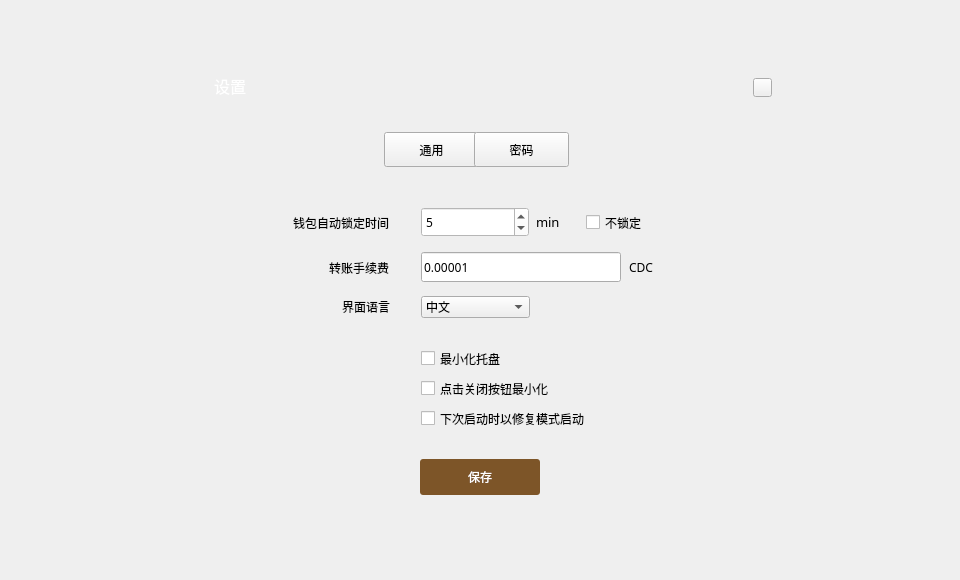
<?xml version="1.0" encoding="UTF-8"?>
<ui version="4.0">
 <class>SetDialog</class>
 <widget class="QDialog" name="SetDialog">
  <property name="geometry">
   <rect>
    <x>0</x>
    <y>0</y>
    <width>960</width>
    <height>580</height>
   </rect>
  </property>
  <property name="font">
   <font>
    <family>微软雅黑</family>
   </font>
  </property>
  <property name="windowTitle">
   <string>Dialog</string>
  </property>
  <property name="styleSheet">
   <string notr="true"/>
  </property>
  <widget class="QWidget" name="widget" native="true">
   <property name="geometry">
    <rect>
     <x>0</x>
     <y>0</y>
     <width>960</width>
     <height>580</height>
    </rect>
   </property>
   <widget class="QWidget" name="containerWidget" native="true">
    <property name="geometry">
     <rect>
      <x>166</x>
      <y>58</y>
      <width>628</width>
      <height>468</height>
     </rect>
    </property>
    <widget class="QLabel" name="label">
     <property name="geometry">
      <rect>
       <x>34</x>
       <y>17</y>
       <width>60</width>
       <height>21</height>
      </rect>
     </property>
     <property name="font">
      <font>
       <family>微软雅黑</family>
       <pointsize>12</pointsize>
       <weight>50</weight>
       <bold>false</bold>
      </font>
     </property>
     <property name="styleSheet">
      <string notr="true">color: rgb(255, 255, 255);</string>
     </property>
     <property name="text">
      <string>设置</string>
     </property>
     <property name="alignment">
      <set>Qt::AlignCenter</set>
     </property>
    </widget>
    <widget class="QToolButton" name="generalBtn">
     <property name="geometry">
      <rect>
       <x>218</x>
       <y>74</y>
       <width>95</width>
       <height>35</height>
      </rect>
     </property>
     <property name="font">
      <font>
       <family>微软雅黑</family>
       <weight>50</weight>
       <bold>false</bold>
      </font>
     </property>
     <property name="cursor">
      <cursorShape>PointingHandCursor</cursorShape>
     </property>
     <property name="styleSheet">
      <string notr="true"/>
     </property>
     <property name="text">
      <string>通用</string>
     </property>
    </widget>
    <widget class="QStackedWidget" name="stackedWidget">
     <property name="geometry">
      <rect>
       <x>0</x>
       <y>130</y>
       <width>628</width>
       <height>338</height>
      </rect>
     </property>
     <property name="currentIndex">
      <number>0</number>
     </property>
     <widget class="QWidget" name="page">
      <widget class="QToolButton" name="saveBtn">
       <property name="geometry">
        <rect>
         <x>254</x>
         <y>271</y>
         <width>120</width>
         <height>36</height>
        </rect>
       </property>
       <property name="font">
        <font>
         <family>微软雅黑</family>
        </font>
       </property>
       <property name="cursor">
        <cursorShape>PointingHandCursor</cursorShape>
       </property>
       <property name="focusPolicy">
        <enum>Qt::NoFocus</enum>
       </property>
       <property name="styleSheet">
        <string notr="true">QToolButton{background-color:rgb(125,85,40);color:#ffffff;border:none;border-radius:3px;}
QToolButton:hover{background-color:rgb(185,150,85);}
</string>
       </property>
       <property name="text">
        <string>保存</string>
       </property>
      </widget>
      <widget class="QLabel" name="label_2">
       <property name="geometry">
        <rect>
         <x>92</x>
         <y>19</y>
         <width>131</width>
         <height>31</height>
        </rect>
       </property>
       <property name="font">
        <font>
         <family>微软雅黑</family>
         <pointsize>9</pointsize>
        </font>
       </property>
       <property name="text">
        <string>钱包自动锁定时间</string>
       </property>
       <property name="alignment">
        <set>Qt::AlignRight|Qt::AlignTrailing|Qt::AlignVCenter</set>
       </property>
      </widget>
      <widget class="QComboBox" name="languageComboBox">
       <property name="geometry">
        <rect>
         <x>255</x>
         <y>108</y>
         <width>109</width>
         <height>22</height>
        </rect>
       </property>
       <property name="font">
        <font>
         <family>微软雅黑</family>
        </font>
       </property>
       <property name="focusPolicy">
        <enum>Qt::NoFocus</enum>
       </property>
       <property name="styleSheet">
        <string notr="true"/>
       </property>
       <item>
        <property name="text">
         <string>中文</string>
        </property>
       </item>
       <item>
        <property name="text">
         <string>English</string>
        </property>
       </item>
      </widget>
      <widget class="QCheckBox" name="nolockCheckBox">
       <property name="geometry">
        <rect>
         <x>420</x>
         <y>24</y>
         <width>101</width>
         <height>21</height>
        </rect>
       </property>
       <property name="font">
        <font>
         <family>微软雅黑</family>
         <pointsize>9</pointsize>
        </font>
       </property>
       <property name="cursor">
        <cursorShape>PointingHandCursor</cursorShape>
       </property>
       <property name="focusPolicy">
        <enum>Qt::NoFocus</enum>
       </property>
       <property name="text">
        <string>不锁定</string>
       </property>
      </widget>
      <widget class="QSpinBox" name="lockTimeSpinBox">
       <property name="geometry">
        <rect>
         <x>255</x>
         <y>19</y>
         <width>108</width>
         <height>30</height>
        </rect>
       </property>
       <property name="font">
        <font>
         <family>微软雅黑</family>
        </font>
       </property>
       <property name="focusPolicy">
        <enum>Qt::StrongFocus</enum>
       </property>
       <property name="styleSheet">
        <string notr="true">background-color: rgb(255, 255, 255);</string>
       </property>
       <property name="readOnly">
        <bool>false</bool>
       </property>
       <property name="minimum">
        <number>0</number>
       </property>
       <property name="maximum">
        <number>60</number>
       </property>
       <property name="value">
        <number>5</number>
       </property>
      </widget>
      <widget class="QLabel" name="label_6">
       <property name="geometry">
        <rect>
         <x>123</x>
         <y>109</y>
         <width>101</width>
         <height>20</height>
        </rect>
       </property>
       <property name="font">
        <font>
         <family>微软雅黑</family>
         <pointsize>9</pointsize>
        </font>
       </property>
       <property name="text">
        <string>界面语言</string>
       </property>
       <property name="alignment">
        <set>Qt::AlignRight|Qt::AlignTrailing|Qt::AlignVCenter</set>
       </property>
      </widget>
      <widget class="QLabel" name="label_3">
       <property name="geometry">
        <rect>
         <x>370</x>
         <y>26</y>
         <width>31</width>
         <height>16</height>
        </rect>
       </property>
       <property name="font">
        <font>
         <family>微软雅黑</family>
         <pointsize>10</pointsize>
        </font>
       </property>
       <property name="text">
        <string>min</string>
       </property>
      </widget>
      <widget class="QCheckBox" name="minimizeCheckBox">
       <property name="geometry">
        <rect>
         <x>255</x>
         <y>160</y>
         <width>171</width>
         <height>21</height>
        </rect>
       </property>
       <property name="font">
        <font>
         <family>微软雅黑</family>
         <pointsize>9</pointsize>
        </font>
       </property>
       <property name="cursor">
        <cursorShape>PointingHandCursor</cursorShape>
       </property>
       <property name="focusPolicy">
        <enum>Qt::NoFocus</enum>
       </property>
       <property name="text">
        <string>最小化托盘</string>
       </property>
      </widget>
      <widget class="QCheckBox" name="closeCheckBox">
       <property name="geometry">
        <rect>
         <x>255</x>
         <y>190</y>
         <width>211</width>
         <height>21</height>
        </rect>
       </property>
       <property name="font">
        <font>
         <family>微软雅黑</family>
         <pointsize>9</pointsize>
        </font>
       </property>
       <property name="cursor">
        <cursorShape>PointingHandCursor</cursorShape>
       </property>
       <property name="focusPolicy">
        <enum>Qt::NoFocus</enum>
       </property>
       <property name="text">
        <string>点击关闭按钮最小化</string>
       </property>
      </widget>
      <widget class="QCheckBox" name="resyncCheckBox">
       <property name="geometry">
        <rect>
         <x>255</x>
         <y>220</y>
         <width>211</width>
         <height>21</height>
        </rect>
       </property>
       <property name="font">
        <font>
         <family>微软雅黑</family>
         <pointsize>9</pointsize>
        </font>
       </property>
       <property name="cursor">
        <cursorShape>PointingHandCursor</cursorShape>
       </property>
       <property name="focusPolicy">
        <enum>Qt::NoFocus</enum>
       </property>
       <property name="text">
        <string>下次启动时以修复模式启动</string>
       </property>
      </widget>
      <widget class="QLabel" name="label_4">
       <property name="geometry">
        <rect>
         <x>92</x>
         <y>64</y>
         <width>131</width>
         <height>31</height>
        </rect>
       </property>
       <property name="font">
        <font>
         <family>微软雅黑</family>
         <pointsize>9</pointsize>
        </font>
       </property>
       <property name="text">
        <string>转账手续费</string>
       </property>
       <property name="alignment">
        <set>Qt::AlignRight|Qt::AlignTrailing|Qt::AlignVCenter</set>
       </property>
      </widget>
      <widget class="QLabel" name="unitLabel2">
       <property name="geometry">
        <rect>
         <x>463</x>
         <y>71</y>
         <width>150</width>
         <height>16</height>
        </rect>
       </property>
       <property name="font">
        <font>
         <family>微软雅黑</family>
        </font>
       </property>
       <property name="styleSheet">
        <string notr="true"/>
       </property>
       <property name="text">
        <string>CDC</string>
       </property>
      </widget>
      <widget class="QLineEdit" name="feeLineEdit">
       <property name="geometry">
        <rect>
         <x>255</x>
         <y>64</y>
         <width>200</width>
         <height>30</height>
        </rect>
       </property>
       <property name="cursor">
        <cursorShape>IBeamCursor</cursorShape>
       </property>
       <property name="contextMenuPolicy">
        <enum>Qt::DefaultContextMenu</enum>
       </property>
       <property name="text">
        <string>0.00001</string>
       </property>
       <property name="maxLength">
        <number>20</number>
       </property>
       <property name="readOnly">
        <bool>false</bool>
       </property>
      </widget>
     </widget>
     <widget class="QWidget" name="page_2">
      <widget class="QLineEdit" name="newPwdLineEdit">
       <property name="geometry">
        <rect>
         <x>245</x>
         <y>74</y>
         <width>195</width>
         <height>30</height>
        </rect>
       </property>
       <property name="font">
        <font>
         <family>微软雅黑</family>
        </font>
       </property>
       <property name="contextMenuPolicy">
        <enum>Qt::DefaultContextMenu</enum>
       </property>
       <property name="echoMode">
        <enum>QLineEdit::Password</enum>
       </property>
      </widget>
      <widget class="QLineEdit" name="confirmPwdLineEdit">
       <property name="geometry">
        <rect>
         <x>245</x>
         <y>129</y>
         <width>195</width>
         <height>30</height>
        </rect>
       </property>
       <property name="font">
        <font>
         <family>微软雅黑</family>
        </font>
       </property>
       <property name="contextMenuPolicy">
        <enum>Qt::DefaultContextMenu</enum>
       </property>
       <property name="echoMode">
        <enum>QLineEdit::Password</enum>
       </property>
      </widget>
      <widget class="QToolButton" name="confirmBtn">
       <property name="geometry">
        <rect>
         <x>254</x>
         <y>214</y>
         <width>120</width>
         <height>36</height>
        </rect>
       </property>
       <property name="font">
        <font/>
       </property>
       <property name="cursor">
        <cursorShape>PointingHandCursor</cursorShape>
       </property>
       <property name="focusPolicy">
        <enum>Qt::NoFocus</enum>
       </property>
       <property name="styleSheet">
        <string notr="true">QToolButton{background-color:rgb(105,67,155);color:#ffffff;border:none;border-radius:3px;}
QToolButton:hover{background-color:rgb(125,87,180);}
QToolButton:disabled{background-color:#cecece;}</string>
       </property>
       <property name="text">
        <string>保存</string>
       </property>
      </widget>
      <widget class="QLabel" name="label_7">
       <property name="geometry">
        <rect>
         <x>160</x>
         <y>134</y>
         <width>61</width>
         <height>16</height>
        </rect>
       </property>
       <property name="font">
        <font>
         <family>微软雅黑</family>
         <stylestrategy>PreferDefault</stylestrategy>
        </font>
       </property>
       <property name="text">
        <string>再次输入：</string>
       </property>
       <property name="alignment">
        <set>Qt::AlignRight|Qt::AlignTrailing|Qt::AlignVCenter</set>
       </property>
      </widget>
      <widget class="QLabel" name="tipLabel3">
       <property name="geometry">
        <rect>
         <x>450</x>
         <y>24</y>
         <width>151</width>
         <height>16</height>
        </rect>
       </property>
       <property name="styleSheet">
        <string notr="true">color: rgb(255, 0, 0);</string>
       </property>
       <property name="text">
        <string/>
       </property>
      </widget>
      <widget class="QLabel" name="label_8">
       <property name="geometry">
        <rect>
         <x>160</x>
         <y>24</y>
         <width>61</width>
         <height>16</height>
        </rect>
       </property>
       <property name="font">
        <font>
         <family>微软雅黑</family>
         <stylestrategy>PreferDefault</stylestrategy>
        </font>
       </property>
       <property name="text">
        <string>旧密码：</string>
       </property>
       <property name="alignment">
        <set>Qt::AlignRight|Qt::AlignTrailing|Qt::AlignVCenter</set>
       </property>
      </widget>
      <widget class="QLabel" name="tipLabel2">
       <property name="geometry">
        <rect>
         <x>450</x>
         <y>134</y>
         <width>151</width>
         <height>16</height>
        </rect>
       </property>
       <property name="styleSheet">
        <string notr="true">color: rgb(255, 0, 0);</string>
       </property>
       <property name="text">
        <string/>
       </property>
      </widget>
      <widget class="QLabel" name="label_9">
       <property name="geometry">
        <rect>
         <x>160</x>
         <y>79</y>
         <width>61</width>
         <height>16</height>
        </rect>
       </property>
       <property name="font">
        <font>
         <family>微软雅黑</family>
         <stylestrategy>PreferDefault</stylestrategy>
        </font>
       </property>
       <property name="text">
        <string>新密码：</string>
       </property>
       <property name="alignment">
        <set>Qt::AlignRight|Qt::AlignTrailing|Qt::AlignVCenter</set>
       </property>
      </widget>
      <widget class="QLabel" name="tipLabel">
       <property name="geometry">
        <rect>
         <x>450</x>
         <y>79</y>
         <width>151</width>
         <height>16</height>
        </rect>
       </property>
       <property name="styleSheet">
        <string notr="true">color: rgb(255, 0, 0);</string>
       </property>
       <property name="text">
        <string/>
       </property>
      </widget>
      <widget class="QLineEdit" name="oldPwdLineEdit">
       <property name="geometry">
        <rect>
         <x>245</x>
         <y>19</y>
         <width>195</width>
         <height>30</height>
        </rect>
       </property>
       <property name="font">
        <font>
         <family>微软雅黑</family>
        </font>
       </property>
       <property name="contextMenuPolicy">
        <enum>Qt::DefaultContextMenu</enum>
       </property>
       <property name="echoMode">
        <enum>QLineEdit::Password</enum>
       </property>
      </widget>
     </widget>
    </widget>
    <widget class="QToolButton" name="closeBtn">
     <property name="geometry">
      <rect>
       <x>587</x>
       <y>20</y>
       <width>19</width>
       <height>19</height>
      </rect>
     </property>
     <property name="cursor">
      <cursorShape>PointingHandCursor</cursorShape>
     </property>
     <property name="focusPolicy">
      <enum>Qt::NoFocus</enum>
     </property>
     <property name="text">
      <string/>
     </property>
    </widget>
    <widget class="QToolButton" name="safeBtn">
     <property name="geometry">
      <rect>
       <x>308</x>
       <y>74</y>
       <width>95</width>
       <height>35</height>
      </rect>
     </property>
     <property name="font">
      <font>
       <weight>50</weight>
       <bold>false</bold>
      </font>
     </property>
     <property name="cursor">
      <cursorShape>PointingHandCursor</cursorShape>
     </property>
     <property name="styleSheet">
      <string notr="true"/>
     </property>
     <property name="text">
      <string>密码</string>
     </property>
    </widget>
    <widget class="QLabel" name="titleLabel">
     <property name="geometry">
      <rect>
       <x>0</x>
       <y>0</y>
       <width>628</width>
       <height>50</height>
      </rect>
     </property>
     <property name="text">
      <string/>
     </property>
    </widget>
    <zorder>titleLabel</zorder>
    <zorder>label</zorder>
    <zorder>generalBtn</zorder>
    <zorder>stackedWidget</zorder>
    <zorder>closeBtn</zorder>
    <zorder>safeBtn</zorder>
   </widget>
  </widget>
 </widget>
 <tabstops>
  <tabstop>oldPwdLineEdit</tabstop>
  <tabstop>newPwdLineEdit</tabstop>
  <tabstop>confirmPwdLineEdit</tabstop>
  <tabstop>lockTimeSpinBox</tabstop>
  <tabstop>generalBtn</tabstop>
  <tabstop>safeBtn</tabstop>
 </tabstops>
 <resources/>
 <connections/>
</ui>
